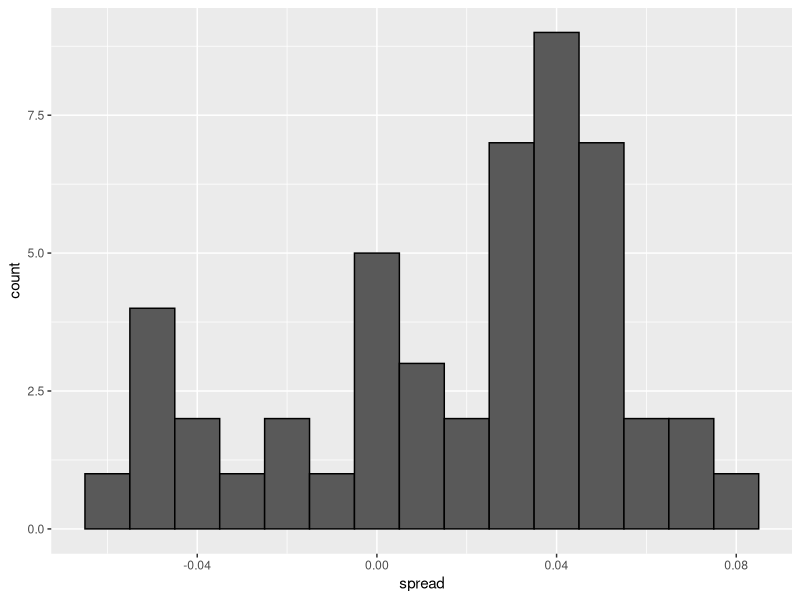
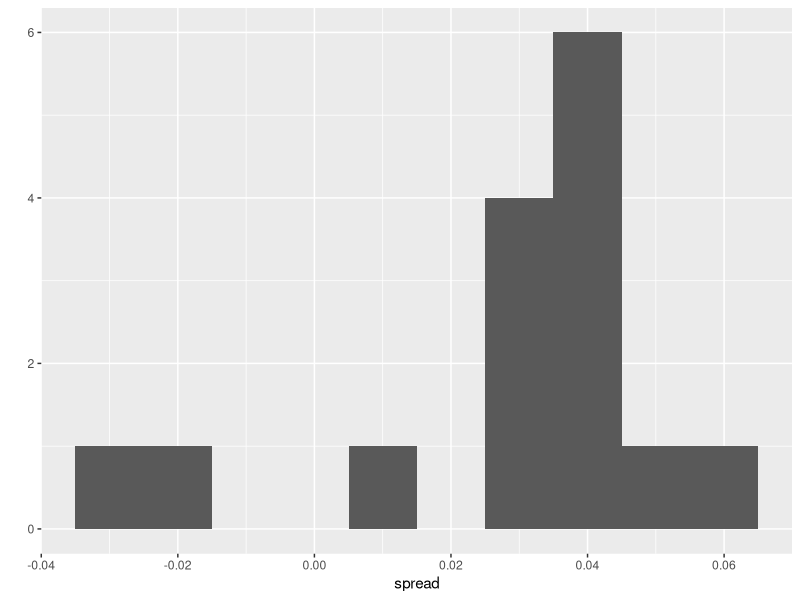
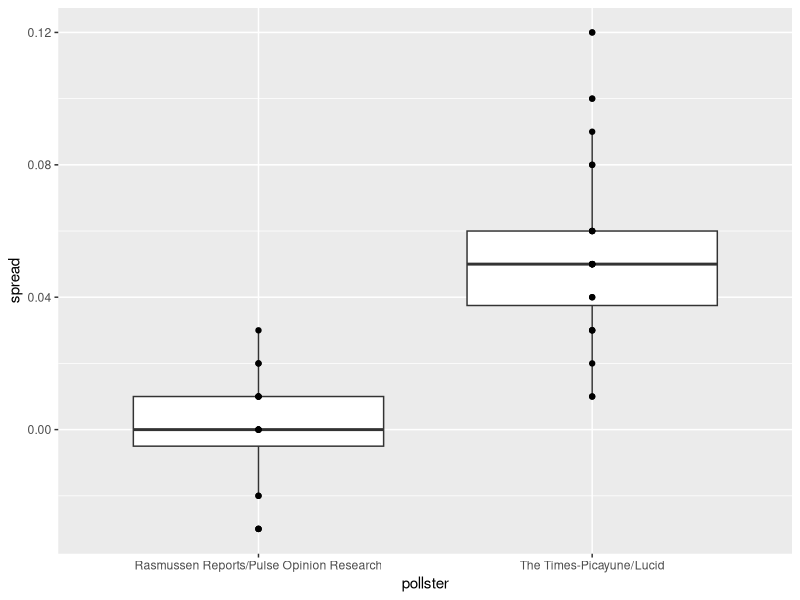

Reproduce these figures in R, in order.
## ---- chunk 1
library(tidyverse)
library(dslabs)
d <- 0.039
Ns <- c(1298, 533, 1342, 897, 774, 254, 812, 324, 1291, 1056, 2172, 516)
p <- (d + 1) / 2

polls <- map_df(Ns, function(N) {
  x <- sample(c(0,1), size=N, replace=TRUE, prob=c(1-p, p))
  x_hat <- mean(x)
  se_hat <- sqrt(x_hat * (1 - x_hat) / N)
  list(estimate = 2 * x_hat - 1, 
    low = 2*(x_hat - 1.96*se_hat) - 1, 
    high = 2*(x_hat + 1.96*se_hat) - 1,
    sample_size = N)
}) %>% mutate(poll = seq_along(Ns))
## ---- chunk 2
sum(polls$sample_size)
## ---- chunk 3
d_hat <- polls %>% 
  summarize(avg = sum(estimate*sample_size) / sum(sample_size)) %>% 
  pull(avg)
## ---- chunk 4
data(polls_us_election_2016)
## ---- chunk 5
polls <- polls_us_election_2016 %>% 
  filter(state == "U.S." & enddate >= "2016-10-31" &
           (grade %in% c("A+","A","A-","B+") | is.na(grade)))
## ---- chunk 6
polls <- polls %>% 
  mutate(spread = rawpoll_clinton/100 - rawpoll_trump/100)
## ---- chunk 7
d_hat <- polls %>% 
  summarize(d_hat = sum(spread * samplesize) / sum(samplesize)) %>% 
  pull(d_hat)
## ---- chunk 8
p_hat <- (d_hat+1)/2 
moe <- 1.96 * 2 * sqrt(p_hat * (1 - p_hat) / sum(polls$samplesize))
moe
## ---- chunk 9
polls %>%
  ggplot(aes(spread)) +
  geom_histogram(color="black", binwidth = .01)
## ---- chunk 10
polls %>% group_by(pollster) %>% summarize(n())
## ---- chunk 11
polls %>% group_by(pollster) %>% 
  filter(n() >= 6) %>%
  summarize(se = 2 * sqrt(p_hat * (1-p_hat) / median(samplesize)))
## ---- chunk 12
one_poll_per_pollster <- polls %>% group_by(pollster) %>% 
  filter(enddate == max(enddate)) %>%
  ungroup()
## ---- chunk 13
qplot(spread, data = one_poll_per_pollster, binwidth = 0.01)
## ---- chunk 14
sd(one_poll_per_pollster$spread)
## ---- chunk 15
results <- one_poll_per_pollster %>% 
  summarize(avg = mean(spread), 
            se = sd(spread) / sqrt(length(spread))) %>% 
  mutate(start = avg - 1.96 * se, 
         end = avg + 1.96 * se) 
round(results * 100, 1)
## ---- chunk 16
library(dslabs)
data(heights)
x <- heights %>% filter(sex == "Male") %>%
  pull(height)
## ---- chunk 17
mean(x)
sd(x)
## ---- chunk 18
set.seed(1)
N <- 50
X <- sample(x, N, replace = TRUE)
mean(X)
sd(X)
## ---- chunk 19
sd(X)
## ---- chunk 20
s <- sd(X)
c(mean(X) - 1.96 * s/sqrt(N), mean(X) + 1.96 *s/sqrt(N))
## ---- chunk 21
N <- 50
B <- 10000
h <- replicate(B, {
  X <- sample(x, N, replace=TRUE)
  interval <- c(mean(X) - 1.96 * s, mean(X) + 1.96 *s)
  between(X, interval[1], interval[2])
})
mean(h)
## ---- chunk 22
data(polls_us_election_2016)
polls <- polls_us_election_2016 %>% 
  filter(pollster %in% c("Rasmussen Reports/Pulse Opinion Research",
                         "The Times-Picayune/Lucid") &
           enddate >= "2016-10-15" &
           state == "U.S.") %>% 
  mutate(spread = rawpoll_clinton/100 - rawpoll_trump/100) 
## ---- chunk 23
polls %>% ggplot(aes(pollster, spread)) + geom_boxplot() + geom_point()
## ---- chunk 24
polls %>% 
  filter(pollster=="Rasmussen Reports/Pulse Opinion Research") %>% 
  summarize(N_1 = n())
## ---- chunk 25
polls %>% group_by(pollster) %>% summarize(sd(spread))
## ---- chunk 26
poll <- polls %>%
  group_by(pollster) %>%
  summarize(m = mean(spread), s = sd(spread), N = n())
e <- poll$m[2] - poll$m[1]
se <- sqrt(poll$s[2]^2/poll$N[2]-poll$s[1]^2/poll$N[1])
c(e - 1.96 * se, e + 1.96 * se)
## ---- chunk 27
z <- sqrt(N)*0.05/sqrt(e*(1-e))
1 - (pnorm(z) - pnorm(-z))
## ---- chunk 28
polls <- polls_us_election_2016 %>% 
  filter(enddate >= "2016-10-15" &
           state == "U.S.") %>%
  group_by(pollster) %>%
  filter(n() >= 5) %>% 
  mutate(spread = rawpoll_clinton/100 - rawpoll_trump/100) %>%
  ungroup()
## ---- chunk 29
polls %>% group_by(pollster) %>%
  summarize(avg = mean(spread), sd = sd(spread))
